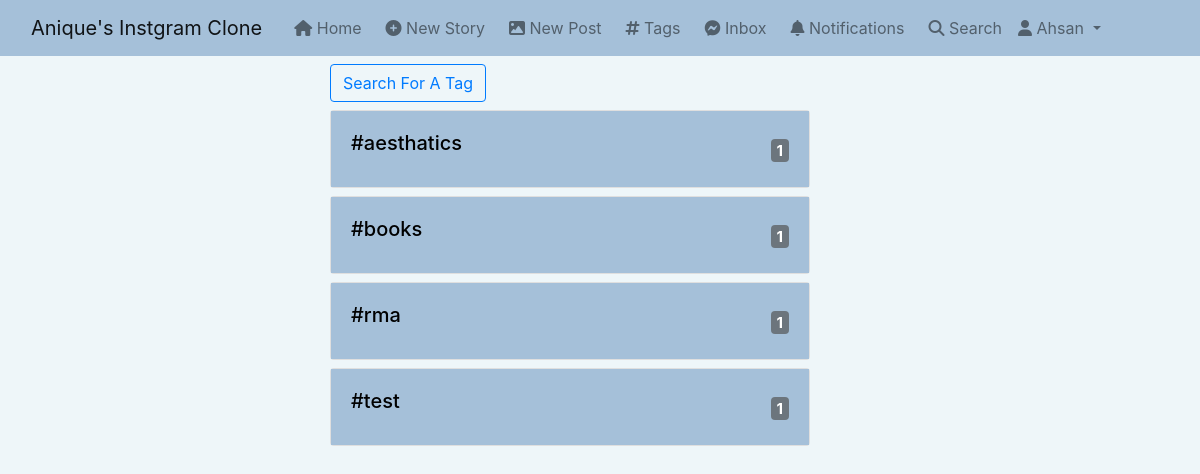
/tags (signed in), run on the app's committed database.
### post/models.py (models this page shows, shortened)
class Tag(models.Model):
    title = models.CharField(max_length=50,verbose_name='Tag')
    slug = models.SlugField(blank=True)
    class Meta:
        verbose_name_plural='Tags'
    def __str__(self):
        return self.title
    def get_absolute_url(self):
        return reverse("tag_posts", args=[self.slug])

### post/views.py (the view)
# urls.py: path('tags',views.tags,name='tags'),
@login_required
def tags(request):
    tags = Tag.objects.all().annotate(posts_count=Count('tags')).order_by('-posts_count')
    context={
        "tags":tags,
    }
    return render(request,"post/tags.html",context)

### django_instagram_clone/templates/post/tags.html
{% extends 'base.html' %} {% block content %}
<div class="container">
  <div class="row">
    <div class="col-md-8 offset-md-3 mt-2">
      <a href="{% url 'search_tag' %}" class="btn btn-outline-primary mb-2">Search For A Tag</a>
      {% for tag in tags %} {% if tag.posts_count >= 1 %}
      <div class="card mb-2" style="width: 30rem">
        <div class="card-body" style="background-color: #a5c0d9">
          <a
            href="{{tag.get_absolute_url}}"
            style="text-decoration: none; color: black"
            ><h5 class="card-title">
              #{{tag}}<span class="badge bg-secondary float-right mt-2"
                >{{tag.posts_count}}</span
              >
            </h5></a
          >
        </div>
      </div>
      {% endif %} {% endfor %}
    </div>
  </div>
</div>
{% endblock content %}

### django_instagram_clone/templates/base.html (shortened to what this page needs)
{% load static %}
<!DOCTYPE html>
<html lang="en">
  <head>
    <link
      href="https://cdn.jsdelivr.net/npm/bootstrap@5.0.2/dist/css/bootstrap.min.css"
      rel="stylesheet"
    />
    <link
      rel="stylesheet"
      href="https://cdnjs.cloudflare.com/ajax/libs/font-awesome/6.1.1/css/all.min.css"
    />
    <link
      rel="stylesheet"
      href="https://stackpath.bootstrapcdn.com/bootstrap/4.3.1/css/bootstrap.min.css"
    />
  </head>
  <body style="background-color: #eef6f9">
    <nav
      class="navbar navbar-expand-lg navbar-light"
      style="background-color: #a5c0d9"
    >
      <div class="container-fluid">
        <a class="navbar-brand" href="#">Anique's Instgram Clone</a>
        <div class="collapse navbar-collapse" id="navbarSupportedContent">
          <ul class="navbar-nav me-auto mb-2 mb-lg-0">
            <li class="nav-item ml-2">
              <a class="nav-link" aria-current="page" href="{% url 'index' %}"
                ><i class="fa fa-home"></i> Home</a
              >
            </li>
            <li class="nav-item ml-2">
              <a class="nav-link" href="{% url 'new_story' %}"
                ><i class="fa fa-plus-circle"></i> New Story</a
              >
            </li>
            <li class="nav-item ml-2">
              <a class="nav-link" href="{% url 'new_post' %}"
                ><i class="fa fa-image"></i> New Post</a
              >
            </li>
            <li class="nav-item ml-2">
              <a class="nav-link" href="{% url 'tags' %}"
                ><i class="fa fa-hashtag"></i> Tags</a
              >
            </li>
            <li class="nav-item ml-2">
              <a class="nav-link" href="{% url 'inbox' %}"
                ><i class="fa-brands fa-facebook-messenger"></i> Inbox
              </a>
            </li>
            <li class="nav-item ml-2">
              <a class="nav-link" href="{% url 'notifications' %}"
                ><i class="fa-solid fa-bell"></i> Notifications
              </a>
            </li>
            <li class="nav-item ml-2">
              <a class="nav-link" href="{% url 'search_user' %}"
                ><i class="fa-solid fa-search"></i> Search</a
              >
            </li>
            <li class="nav-item dropdown">
              <a
                class="nav-link dropdown-toggle"
                href="#"
                id="navbarDropdown"
                role="button"
                data-bs-toggle="dropdown"
                aria-expanded="false"
              >
                <i class="fa fa-user"></i> {{request.user.username|capfirst}}
              </a>
            </li>
          </ul>
        </div>
      </div>
    </nav>
    {% block content %}{% endblock content %}
  </body>
</html>

### data on the page
Tag: title "aesthatics", posts_count "1"
Tag: title "books", posts_count "1"
Tag: title "rma", posts_count "1"
Tag: title "test", posts_count "1"

### other printed values
{{ request.user.username|capfirst }} "Ahsan"
